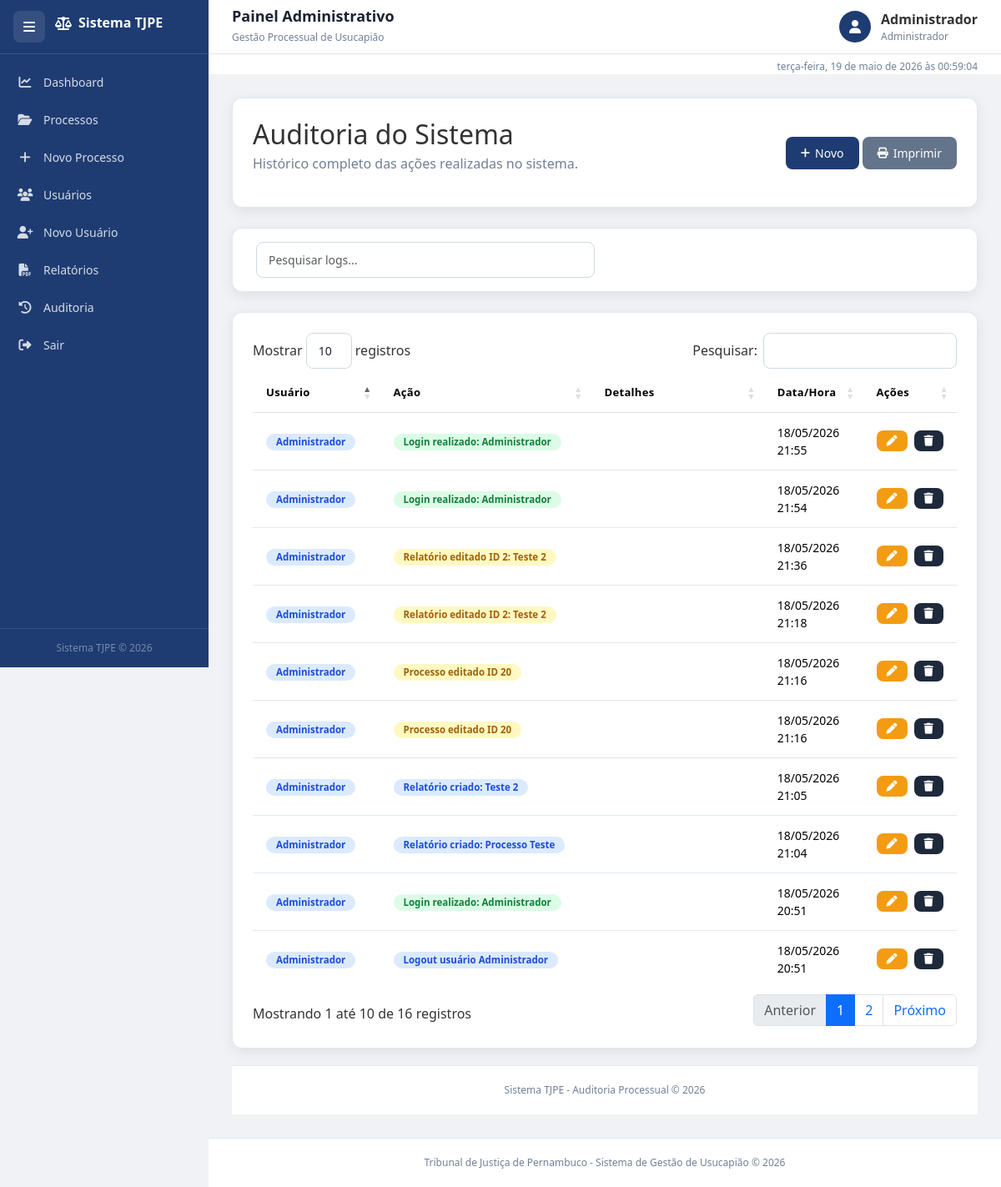
Screenshot of /auditoria (signed in) with the database file from the repository.
### tables this page shows
CREATE TABLE auditoria (
        id INTEGER PRIMARY KEY AUTOINCREMENT,
        acao TEXT,
        data TEXT
    , usuario TEXT, detalhes TEXT, data_hora TEXT);

### projeto_tj.py (the view)
@app.route("/auditoria")
@login_required
def auditoria():
    conn = get_db_connection()
    logs = conn.execute(
        """
        SELECT *
        FROM auditoria
        ORDER BY id DESC
        """
    ).fetchall()
    conn.close()
    logs_norm = []
    for l in logs:
        d = dict(l)
        usuario = d.get("usuario") or d.get("user") or "Sistema"
        acao = d.get("acao") or d.get("acao")
        detalhes = d.get("detalhes") or d.get("detalhe") or ""
        data_hora = d.get("data_hora") or d.get("data") or ""
        logs_norm.append({
            "id": d.get("id"),
            "usuario": usuario,
            "acao": acao,
            "detalhes": detalhes,
            "data_hora": data_hora
        })
    return render_template(
        "auditoria.html",
        logs=logs_norm
    )

### projeto_tj.py (called while the page is built, shortened)
def get_db_connection():
    conn = sqlite3.connect(DATABASE)
    conn.row_factory = sqlite3.Row
    return conn

def login_required(f):
    @wraps(f)
    def decorated_function(*args, **kwargs):
        return f(*args, **kwargs)
    return decorated_function

### templates/auditoria.html (shortened to what this page needs)
{% extends 'base.html' %}
{% block content %}
<div class="fade-in">
    <div class="card-box mb-4">
        <div class="d-flex justify-content-between align-items-center flex-wrap">
            <div>
                <h2 class="mb-1">
                    Auditoria do Sistema
                </h2>
                <p class="text-muted">
                    Histórico completo das ações realizadas no sistema.
                </p>
            </div>
            <div>
                <a href="{{ url_for('novo_auditoria') }}" class="btn btn-primary">
                    <i class="fa fa-plus"></i>
                    Novo
                </a>
                <button
                    class="btn btn-secondary"
                    onclick="window.print()"
                    data-tooltip="Imprimir auditoria"
                >
                    <i class="fa fa-print"></i>
                    Imprimir
                </button>
            </div>
        </div>
    </div>
    <div class="card-box mb-4">
        <div class="row">
            <div class="col-md-6">
                <input
                    type="text"
                    id="filtroTabela"
                    class="form-control"
                    placeholder="Pesquisar logs..."
                >
            </div>
        </div>
    </div>
    <div class="card-box">
        <div class="table-responsive">
            <table
                class="table table-hover align-middle"
                id="tabelaAuditoria"
            >
                <thead>
                    <tr>
                        <th width="20%">
                            Usuário
                        </th>
                        <th width="20%">
                            Ação
                        </th>
                        <th width="40%">
                            Detalhes
                        </th>
                        <th width="15%">
                            Data/Hora
                        </th>
                        <th width="5%">
                            Ações
                        </th>
                    </tr>
                </thead>
                <tbody>
                    {% for l in logs %}
                    <tr>
                        <td>
                            <span class="badge badge-info">
                                {{ l['usuario'] }}
                            </span>
                        </td>
                        <td>
                            {% if "Login" in l['acao'] %}
                                <span class="badge badge-success">
                                    {{ l['acao'] }}
                                </span>
                            {% elif "excluído" in l['acao'] %}
                                <span class="badge badge-danger">
                                    {{ l['acao'] }}
                                </span>
                            {% elif "editado" in l['acao'] %}
                                <span class="badge badge-warning">
                                    {{ l['acao'] }}
                                </span>
                            {% else %}
                                <span class="badge badge-info">
                                    {{ l['acao'] }}
                                </span>
                            {% endif %}
                        </td>
                        <td>
                        </td>
                        <td>
                            {{ l['data_hora'] }}
                        </td>
                        <td>
                            <div class="d-flex gap-2">
                                <a href="{{ url_for('editar_auditoria', id=l['id']) }}" class="btn btn-sm btn-warning">
                                    <i class="fa fa-pen"></i>
                                </a>
                                <a href="{{ url_for('excluir_auditoria', id=l['id']) }}" class="btn btn-sm btn-dark" onclick="return confirm('Confirma exclusão?')">
                                    <i class="fa fa-trash"></i>
                                </a>
                            </div>
                        </td>
                    </tr>
                    {% endfor %}
                </tbody>
            </table>
        </div>
    </div>
    <div class="footer">
        Sistema TJPE - Auditoria Processual © 2026
    </div>
</div>
{% endblock %}

### static/css/style.css (style rules this page uses)
*, *::before, *::after { box-sizing: border-box; margin: 0; padding: 0; }
html, body { height: 100%; font-family: "Segoe UI", Tahoma, Geneva, Verdana, sans-serif; background: #f0f2f5; color: #333; overflow-x: hidden; scroll-behavior: smooth; }
:root { --sidebar-w: 250px; --sidebar-collapsed: 72px; --topbar-h: 65px; --azul: #1e3c72; --azul2: #2a5298; --azul3: #3a6abf; --branco: #ffffff; --cinza-bg: #f0f2f5; --borda: #e2e8f0; --texto: #1a2233; --texto2: #4a5568; --texto3: #718096; --verde: #2ecc71; --vermelho: #e74c3c; --laranja: #f39c12; --azul-info: #3498db; --radius: 12px; --shadow: 0 4px 16px rgba(0,0,0,0.08); --transition: 0.28s ease; }
.card-box { background: var(--branco); border-radius: var(--radius); box-shadow: var(--shadow); padding: 24px; margin-bottom: 20px; border: 1px solid var(--borda); }
.table { width: 100%; border-collapse: collapse; }
.table thead { background: var(--azul); color: #fff; }
.table thead th { padding: 13px 16px; font-size: 13px; font-weight: 600; letter-spacing: .3px; }
.table tbody td { padding: 13px 16px; border-bottom: 1px solid var(--borda); font-size: 14px; vertical-align: middle; }
.table tbody tr:last-child td { border-bottom: none; }
.badge { display: inline-block; padding: 4px 12px; border-radius: 20px; font-size: 11.5px; font-weight: 600; white-space: nowrap; }
.bg-success, .badge-success { background: #dcfce7 !important; color: #15803d !important; }
.bg-warning, .badge-warning { background: #fef9c3 !important; color: #a16207 !important; }
.bg-info, .badge-info { background: #dbeafe !important; color: #1d4ed8 !important; }
.btn { display: inline-flex; align-items: center; gap: 6px; padding: 9px 18px; border-radius: 8px; font-size: 14px; font-weight: 500; border: none; cursor: pointer; text-decoration: none; transition: all 0.18s; white-space: nowrap; }
.btn-sm { padding: 6px 12px; font-size: 13px; }
.btn-primary { background: var(--azul); color: #fff; }
.btn-secondary { background: #64748b; color: #fff; }
.btn-warning { background: var(--laranja); color: #fff; }
.btn-dark { background: #1e293b; color: #fff; }
.btn i { font-size: 13px; }
input.form-control, select.form-select, textarea.form-control { width: 100%; padding: 10px 14px; border: 1px solid #d1d9e6; border-radius: 8px; font-size: 14px; color: var(--texto); background: var(--branco); transition: border 0.15s, box-shadow 0.15s; margin-bottom: 0; height: auto; }
.footer { text-align: center; color: var(--texto3); font-size: 12px; padding: 20px; border-top: 1px solid var(--borda); background: var(--branco); margin-top: auto; }
.fade-in { animation: fadeIn .4s ease; }
.row { display: flex; flex-wrap: wrap; margin: -8px; }
.col-md-6 { width: 50%; }
.d-flex { display: flex; }
.align-items-center { align-items: center; }
.justify-content-between { justify-content: space-between; }
.flex-wrap { flex-wrap: wrap; }
.gap-2 { gap: 8px; }
.mb-1 { margin-bottom: 4px; }
.mb-4 { margin-bottom: 16px; }
.text-muted { color: var(--texto3) !important; }
.table-responsive { overflow-x: auto; }
.table-hover tbody tr { cursor: default; }
.align-middle td { vertical-align: middle; }

### rows the page displays
auditoria: usuario "Administrador", acao "Login realizado: Administrador", data_hora "18/05/2026 21:55"
auditoria: usuario "Administrador", acao "Login realizado: Administrador", data_hora "18/05/2026 21:54"
auditoria: usuario "Administrador", acao "Relatório editado ID 2: Teste 2", data_hora "18/05/2026 21:36"
auditoria: usuario "Administrador", acao "Relatório editado ID 2: Teste 2", data_hora "18/05/2026 21:18"
auditoria: usuario "Administrador", acao "Processo editado ID 20", data_hora "18/05/2026 21:16"
auditoria: usuario "Administrador", acao "Processo editado ID 20", data_hora "18/05/2026 21:16"
auditoria: usuario "Administrador", acao "Relatório criado: Teste 2", data_hora "18/05/2026 21:05"
auditoria: usuario "Administrador", acao "Relatório criado: Processo Teste", data_hora "18/05/2026 21:04"
auditoria: usuario "Administrador", acao "Login realizado: Administrador", data_hora "18/05/2026 20:51"
auditoria: usuario "Administrador", acao "Logout usuário Administrador", data_hora "18/05/2026 20:51"

### other values shown
{{ session.get('usuario_nome', 'Usuário') }} "Administrador"
{{ session.get('perfil', 'Perfil') }} "Administrador"
